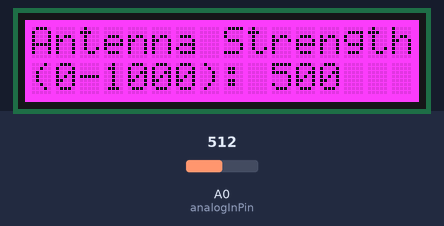
A sketch run on a simulated Arduino Uno, built with avr-gcc and run on an emulated ATmega328P. On the bench: 16×2 character LCD. Inputs (shaded band) come from the test bench; at power-on: A0 (analogInPin) = 512.

Above: at 4.2 s.
4.3 s: A0 (analogInPin) set to 716
At 6.0 s:
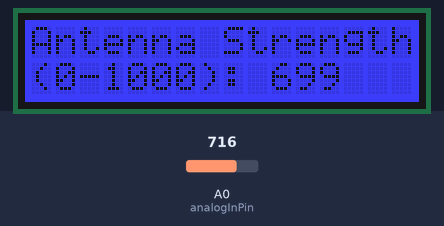
6.6 s: A0 (analogInPin) set to 900
At 8.4 s:
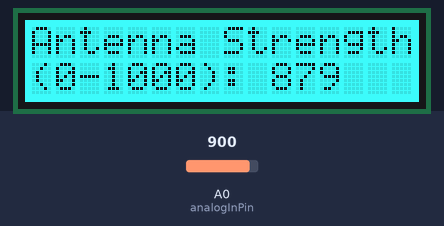
8.7 s: A0 (analogInPin) set to 1023
At 10.1 s:
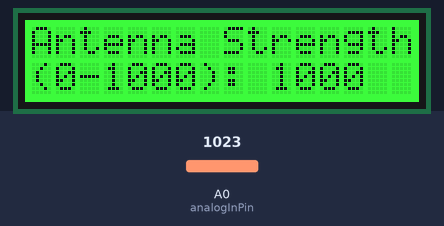
10.8 s: A0 (analogInPin) set to 306
At 12.5 s:
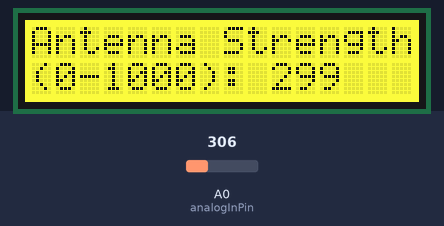
12.8 s: A0 (analogInPin) set to 122
At 14.2 s:
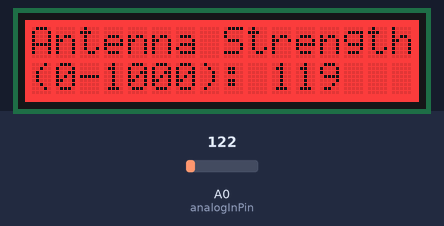
Timing chart, 0 to 15.8 s (numbered marks = the images above; inputs shaded):
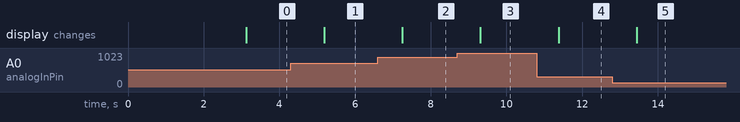

The sketch:

Ground_Station_LCD_Signal_Strength.ino
```cpp
#include <Wire.h>
#include <math.h>
#include <Adafruit_RGBLCDShield.h>
#include <SPI.h>
#include <SD.h>
#include <avr/sleep.h>

Adafruit_RGBLCDShield lcd = Adafruit_RGBLCDShield();

#define OFF 0x0
#define RED 0x1
#define YELLOW 0x3
#define GREEN 0x2
#define TEAL 0x6
#define BLUE 0x4
#define VIOLET 0x5
#define WHITE 0x7

const int analogInPin = A0;

int sensorValue = 0;
int outputValue = 0;
int colorValue = 0;

void setup()
{
  Wire.begin();
  Serial.begin(9600);

  lcd.begin(16, 2);
  //Print initial message, pause.
  lcd.setBacklight(TEAL);
  lcd.setCursor(0,0);
  lcd.print("#cougballoon");
  lcd.setCursor(0,1);
  lcd.print("Initializing....");
  delay(3000);

}

void loop() {

  updateDisplay();
  updateColor();
  delay(1000);

}

void updateColor() {

  switch (colorValue) {
  case 0:
    lcd.setBacklight(RED);
    break;
  case 1:
    lcd.setBacklight(YELLOW);
    break;
  case 2:
    lcd.setBacklight(VIOLET);
    break;
  case 3:
    lcd.setBacklight(BLUE);
    break;
  case 4:
    lcd.setBacklight(TEAL);
    break;
  case 5:
    lcd.setBacklight(GREEN);
    break;
  }
}

void updateDisplay() {

  lcd.clear();
  lcd.setCursor(0,0);
  lcd.print("Antenna Strength");
  lcd.setCursor(0,1);
  lcd.print("(0-1000): ");
  lcd.print(signalStrength());
}

int signalStrength() {

  sensorValue = analogRead(analogInPin);
  outputValue = map(sensorValue, 0, 1023, 0, 1000);
  colorValue = outputValue / 200;
  return outputValue;
}
```

Measured:
- after the input at 4.3 s, the display: changes after 0.89 s (image 1)
- after the input at 6.6 s, the display: changes after 0.65 s (image 2)
- after the input at 8.7 s, the display: changes after 0.61 s (image 3)
- after the input at 10.8 s, the display: changes after 0.58 s (image 4)
- after the input at 12.8 s, the display: changes after 0.64 s (image 5)
